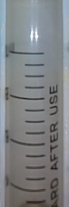
#> input picture AutoTester/Training/MixerLevel/TrainSciKit/Train/0/MixerLevel-2017-08-08 19-36-26.jpg, 69 x 207 px
$ python -i Learn.py   (imports and definitions only)   (older library calls are emulated)
#> lines starting #> are read from the running program, lines starting #| are printed output that depends on the picture; after the words box and inside, x2 and y2 are one past the last pixel; in counts of white or black regions, pixels touching at a corner belong together
#> further down, picture is the input picture: shape (207, 69, 3); mean B, G, R 132.4, 129.9, 126.8
'''
AutoTester is the controlling software to automatically run water tests
Further info can be found at: https://robogardens.com/?p=928
This software is free for DIY, Nonprofit, and educational uses.
Copyright (C) 2017 - RoboGardens.com

Created on Aug 9, 2017

This module implements feature training and testing functions

@author: Stephen Hayes
'''
from skimage.feature import hog
from sklearn import svm
from sklearn.externals import joblib
import cv2
import numpy as np
import os
import dlib
import traceback

categoryList=[]
dataList=[]
targetList=[]

# [9 lines left out: function getFDForClipping, not called in this run]

def centerLetter(image):
    imgbw=cv2.cvtColor(image,cv2.COLOR_BGR2GRAY)
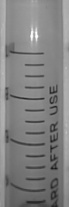
#> imgbw: shape (207, 69); min 22, max 254, mean 129.3
    ret2,thresh = cv2.threshold(imgbw,0,255,cv2.THRESH_BINARY_INV+cv2.THRESH_OTSU)  #Thresh - white letter, black background
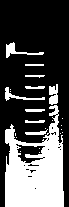
#> thresh: shape (207, 69); 32% white; 24 white regions (14 under 20 px)
#> ret2 = 121
    im2, contours, hierarchy = cv2.findContours(thresh,cv2.RETR_TREE,cv2.CHAIN_APPROX_SIMPLE)
#> contours = 45 contours, 35 with area under 20; largest, box (x1, y1, x2, y2) and area: (5, 105, 64, 207) 3942, (15, 143, 46, 164) 352, (6, 42, 44, 58) 120, (49, 84, 58, 105) 112, (5, 87, 45, 101) 91
    largestContour=None
    largestContourArea=0
    contourIndex=0
    for contour in contours:
        if cv2.contourArea(contour)>largestContourArea:
            largestContour=contour
            largestContourIndex=contourIndex
            largestContourArea=cv2.contourArea(contour)
        contourIndex+=1
#> this loop made 45 passes
#> (largestContourIndex, largestContourArea) on passes 6, 13: (5, 44.5), (12, 3942)
#> contour on passes 1, 2, 3, 4, 5, 7: [[16, 137]], [[60, 133]], [[15, 133], [15, 135]], [[62, 132]], [[61, 129]], [[45, 128]]
#> after the loop, contourIndex = 45; largestContour = contour of 138 points, box (x1, y1, x2, y2) (5, 105, 64, 207), area 3942; largestContourArea = 3942; largestContourIndex = 12
    M=cv2.moments(largestContour)
#> M = moments, m00 3942, centre m10/m00, m01/m00 = (34.81, 170.4)
    cX = int(M["m10"] / M["m00"])
#> cX = 34
    cY = int(M["m01"] / M["m00"])
#> cY = 170
    invMask=255-thresh  # black letter, white background
#> invMask: shape (207, 69); 68% white; 24 black regions (14 under 20 px), largest, box (x1, y1, x2, y2) and area: (5, 105, 64, 207) 3795, (6, 42, 44, 58) 169, (49, 84, 58, 105) 148
    background=invMask*imgbw  #grey background, black letter
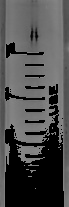
#> background: shape (207, 69); min 0, max 134, mean 76.7
    totalIntensity=np.sum(background)
#> totalIntensity = 1094883
    nonzeroPixels=np.count_nonzero(invMask)
#> nonzeroPixels = 9712
    avgIntensity=round(totalIntensity/nonzeroPixels)
#> avgIntensity = 113
    palate=np.ones((80,80),dtype=np.uint8)*int(avgIntensity)
#> palate: shape (80, 80); every value is 113
    cv2.drawContours(palate[40-cY:,40-cX:],contours,largestContourIndex,(0,0,0),-1,hierarchy=hierarchy,maxLevel=1)
    return palate

# [241 lines left out: functions getListOfDlibSamples, getBoundingBoxList, learnFeatureDlib, learnFeatureSciKit, learnFeature, loadModel and 5 more, not called in this run]

# [2 lines not run here, left out]

>>> import cv2
>>> picture = cv2.imread('Training/MixerLevel/TrainSciKit/Train/0/MixerLevel-2017-08-08 19-36-26.jpg')
>>> result = centerLetter(picture)

$ run again, on AutoTester/Training/MixerLevel/TrainSciKit/Train/0/MixerLevel-2017-08-08 19-58-47.jpg
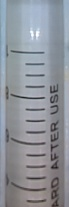
#> input picture AutoTester/Training/MixerLevel/TrainSciKit/Train/0/MixerLevel-2017-08-08 19-58-47.jpg, 69 x 207 px
#> picture is the input picture: shape (207, 69, 3); mean B, G, R 154.1, 146.7, 142.3
#> in centerLetter, `ret2,thresh = cv2.threshold(imgbw,0,255,cv2.THRESH_BINARY_INV+cv2.THRE..`:
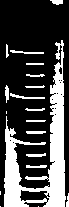
#> thresh: shape (207, 69); 28.7% white; 19 white regions (4 under 20 px)
#> ret2 = 136
#> contours = 38 contours, 27 with area under 20; largest, box (x1, y1, x2, y2) and area: (4, 40, 66, 207) 3294, (19, 189, 50, 203) 262, (10, 93, 45, 99) 44, (26, 131, 46, 134) 35, (10, 50, 44, 54) 35
#> the loop in centerLetter, `for contour in contours:` made 38 passes
#> largestContourArea on passes 5, 6, 7, 11, 18: 29.5, 34.5, 35, 43.5, 3294.5
#> after the loop in centerLetter, `for contour in contours:`: contourIndex = 38; largestContour = contour of 300 points, box (x1, y1, x2, y2) (4, 40, 66, 207), area 3294; largestContourArea = 3294.5; largestContourIndex = 17
#> M = moments, m00 3294.5, centre m10/m00, m01/m00 = (40.17, 157)
#> cX = 40
#> cY = 157
#> invMask: shape (207, 69); 71.3% white; 19 black regions (4 under 20 px), largest, box (x1, y1, x2, y2) and area: (4, 40, 66, 207) 3428, (10, 93, 45, 99) 80, (10, 50, 44, 54) 70
#> totalIntensity = 984542
#> nonzeroPixels = 10181
#> avgIntensity = 97
#> palate: shape (80, 80); every value is 97
#> `result = centerLetter(picture)`:
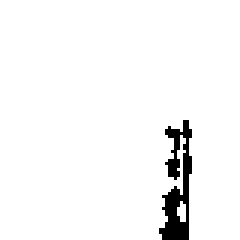
#> result: shape (80, 80) (shown 3 times larger); values 0 (black) and 97 (white), 96.5% white; 1 black region, box (x1, y1, x2, y2) and area: (53, 40, 64, 80) 227
